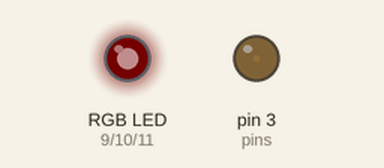
Simulated run of this sketch. Board: Arduino Uno, built with avr-gcc and run on an emulated ATmega328P. On the bench: an RGB LED mixed from three pins (HIGH = lit), output pins drawn as LEDs (lit = HIGH). Dim RGB values are drawn brighter than linear.

Above: at 0.05 s.
At 12.75 s:
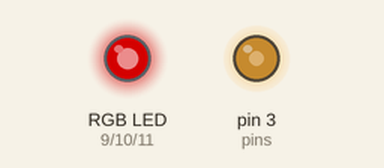
At 19.15 s:
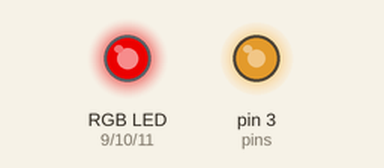
At 25.5 s:
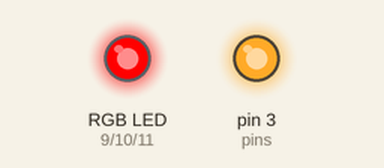
Timing chart, 0 to 40.0 s (numbered marks = the images above):
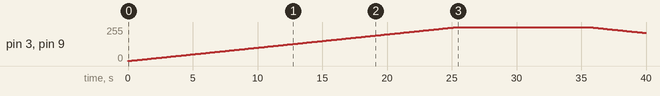

The sketch:

rgb-pwm-pulse-rainbow.ino
```cpp
// (licence header left out)
const int redPin = 9;
const int greenPin = 10;
const int bluePin = 11;

// Delay
const int delayBetweenIncrements = 100;

const int delayAtMaxBrightness = 10000;

bool dir = 1;
int i = 0;

int pins[][3] = {{redPin,3,3}, {greenPin,3,3}, {bluePin,3,3}, {redPin, greenPin,3}, {redPin, bluePin,3}, {bluePin, greenPin,3}, {redPin, greenPin, bluePin}};
const int pinCount = 6;
int rgb = 0;

void setup() {
  // put your setup code here, to run once:
  pinMode(redPin, OUTPUT);
  pinMode(greenPin, OUTPUT);
  pinMode(bluePin, OUTPUT);

}

void loop() {
  // put your main code here, to run repeatedly:
  if (rgb < 255 && dir == 1)
  {
    rgb ++;
  }
  else if (rgb > 10 && dir == 0)
  {
    rgb --;
  }
  else
  {
    // If reducing wave size then switch to next colour
    if(dir == 0)
    {
      if(i < pinCount)
      {
        // Move onto next colour in array
        i++;
      }
      else
      {
        // If at end of array return to beginning
        i = 0;
      }
    }
    else
    {
      // Max brightness hit
      delay(delayAtMaxBrightness);
    }
    dir = !dir;
  }

  writePins(pins[i], rgb);

  delay(delayBetweenIncrements);

}

void writePins(int colourPins[], int pulseWidth)
{
  for(int i = 0; i < 3; i++)
  {
    analogWrite(colourPins[i], pulseWidth);
  }
}
```

Measured:
- by itself, pin 3 (pins), pin 9 (redPin): rises from 0/255 to 255/255 in 25.4 s, then falls to 211/255 in 14.5 s
